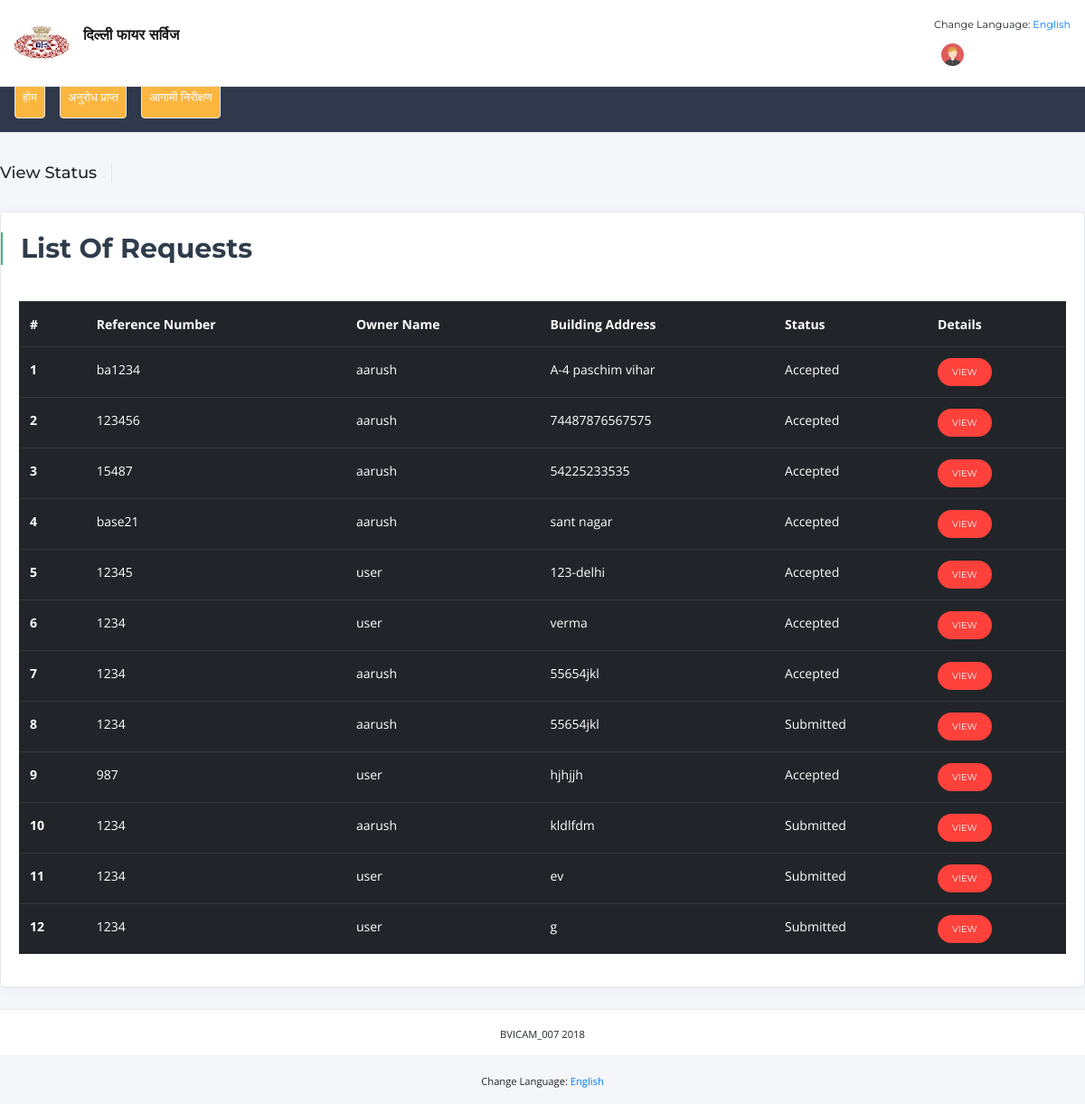
The page /View-Status_sm.php (signed in) on the database its author committed.
### tables this page shows
CREATE TABLE `request_details` (
  `ID` int(128) NOT NULL,
  `ref_id` int(10) NOT NULL,
  `Visits` int(32) NOT NULL,
  `Status` enum('Submitted','In Process','Accepted','Rejected','Shortcomings','Completed') NOT NULL,
  `building_address` varchar(512) NOT NULL,
  `inspector_allocated` varchar(512) DEFAULT NULL,
  `DOI` date DEFAULT NULL,
  `Created_At` datetime NOT NULL DEFAULT CURRENT_TIMESTAMP,
  `Deleted_At` datetime DEFAULT NULL,
  `Updated_At` datetime DEFAULT NULL
);

CREATE TABLE `ref_no` (
  `id` int(10) NOT NULL,
  `ref_no` varchar(256) NOT NULL,
  `user_id` varchar(512) NOT NULL,
  `created_at` datetime NOT NULL DEFAULT CURRENT_TIMESTAMP,
  `updated_at` datetime DEFAULT NULL ON UPDATE CURRENT_TIMESTAMP,
  `deleted_at` datetime DEFAULT NULL
);

CREATE TABLE `user` (
  `UID` varchar(512) NOT NULL,
  `Name` blob,
  `Email` blob,
  `PhoneNo` decimal(30,0) NOT NULL,
  `DOB` date NOT NULL,
  `AadharNo` decimal(30,0) NOT NULL,
  `Password_Hash` blob,
  `Mobile_Verified` tinyint(1) NOT NULL,
  `Email_Verified` tinyint(1) NOT NULL,
  `Image` blob,
  `user_type` blob,
  `Created_At` datetime NOT NULL DEFAULT CURRENT_TIMESTAMP,
  `Deleted_At` datetime DEFAULT NULL,
  `Updated_At` datetime DEFAULT NULL
);

### View-Status_sm.php (the view, shortened to what this page needs)
<!DOCTYPE html>
<html lang="en">
    <?php
require_once 'config.php';
		$sql = "SELECT user.name,ref_no.ref_no,request_details.visits,request_details.ref_id, request_details.status,request_details.building_address,user.name FROM request_details,user,ref_no WHERE request_details.ref_id=ref_no.id and ref_no.user_id = user.UID " ;
        if($stmt = $pdo->prepare($sql)){
?>
<head>
    <link href="assets/vendor/bootstrap/css/bootstrap.min.css" rel="stylesheet">
    <link href="assets/vendor/font-awesome/css/font-awesome.min.css" rel="stylesheet">
    <link href="assets/vendor/dashlab-icon/dashlab-icon.css" rel="stylesheet">
    <link href="assets/vendor/simple-line-icons/css/simple-line-icons.css" rel="stylesheet">
    <link href="assets/vendor/themify-icons/css/themify-icons.css" rel="stylesheet">
    <link href="assets/vendor/weather-icons/css/weather-icons.min.css" rel="stylesheet">
    <link href="assets/vendor/m-custom-scrollbar/jquery.mCustomScrollbar.css" rel="stylesheet">
    <link href="assets/vendor/jquery-dropdown-master/jquery.dropdown.css" rel="stylesheet">
    <link href="assets/vendor/jquery-ui/jquery-ui.min.css" rel="stylesheet">
    <link href="assets/vendor/icheck/skins/all.css" rel="stylesheet">
    <link href="assets/css/main.min.css" rel="stylesheet">
</head>
<body class="fixed-nav top-nav">
    <?php include('header.php') ?>
    <div class="content-wrapper">
        <div class="container-fluid">
            <div class="page-title mb-4 d-flex align-items-center">
                <div class="mr-auto">
                    <h4 class="weight500 d-inline-block pr-3 mr-3 border-right">View Status</h4>
                </div>
            </div>
            <div class="row">
                <div class="col-xl-12 col-md-12">
                    <div class="card card-shadow mb-4">
                        <div class="card-header border-0">
                            <div class="custom-title-wrap bar-success">
                                <div class="custom-title"><h2>List Of Requests</h2></div>
                            </div>
                        </div>
                        <div class="card-body">
                            <table class="table table-hover table-dark">
                                <thead>
                                <tr>
                                    <th scope="col">#</th>
                                    <th scope="col">Reference Number</th>
                                    <th scope="col">Owner Name</th>
                               		<th scope="col">Building Address</th>
                                    <th scope="col">Status</th>
                                    <th scope="col">Details</th>
                                </tr>
                                </thead>
                                <tbody>
                                    <?php if($stmt->execute()){
                                        $count=0;
								while($row = $stmt->fetch()){
								    $count++;
									?>
                                <tr>
                                    <th scope="row"><?=$count?></th>
                                    <td><?= $row["ref_no"]?></td>
									<td><?= $row["name"]?></td>
                                    <td><?= $row["building_address"]?></td>
                                    <td><?= $row["status"]?></td>
                                    <td>
										<?php printf('<a href= "#" onClick="handle(\'%s\');" class="btn btn-danger btn-sm form-pill">View</a> ', $row["ref_no"]);?>
									</td>
                                </tr>
                                <?php }}}?>
                                </tbody>
                            </table>
                        </div>
                    </div>
                </div>
            </div>
        </div>
        <?php include('footer.php') ?>
    </div>
</body>
</html>

### rows shown on the page
request_details: ref_no.ref_no "ba1234", user.Name "aarush", building_address "A-4 paschim vihar", Status "Accepted"
request_details: ref_no.ref_no "123456", user.Name "aarush", building_address "74487876567575", Status "Accepted"
request_details: ref_no.ref_no "15487", user.Name "aarush", building_address "54225233535", Status "Accepted"
request_details: ref_no.ref_no "base21", user.Name "aarush", building_address "sant nagar", Status "Accepted"
request_details: ref_no.ref_no "12345", user.Name "user", building_address "123-delhi", Status "Accepted"
request_details: ref_no.ref_no "1234", user.Name "user", building_address "verma", Status "Accepted"
request_details: ref_no.ref_no "1234", user.Name "aarush", building_address "55654jkl", Status "Accepted"
request_details: ref_no.ref_no "1234", user.Name "aarush", building_address "55654jkl", Status "Submitted"
request_details: ref_no.ref_no "987", user.Name "user", building_address "hjhjjh", Status "Accepted"
request_details: ref_no.ref_no "1234", user.Name "aarush", building_address "kldlfdm", Status "Submitted"
request_details: ref_no.ref_no "1234", user.Name "user", building_address "ev", Status "Submitted"
request_details: ref_no.ref_no "1234", user.Name "user", building_address "g", Status "Submitted"

### other values the page prints
$label['l001'] "दिल्ली फायर सर्विज"
$label['l004'] "होम"
$label['l008'] "अनुरोध प्राप्त"
$label['l009'] "आगामी निरीक्षण"
